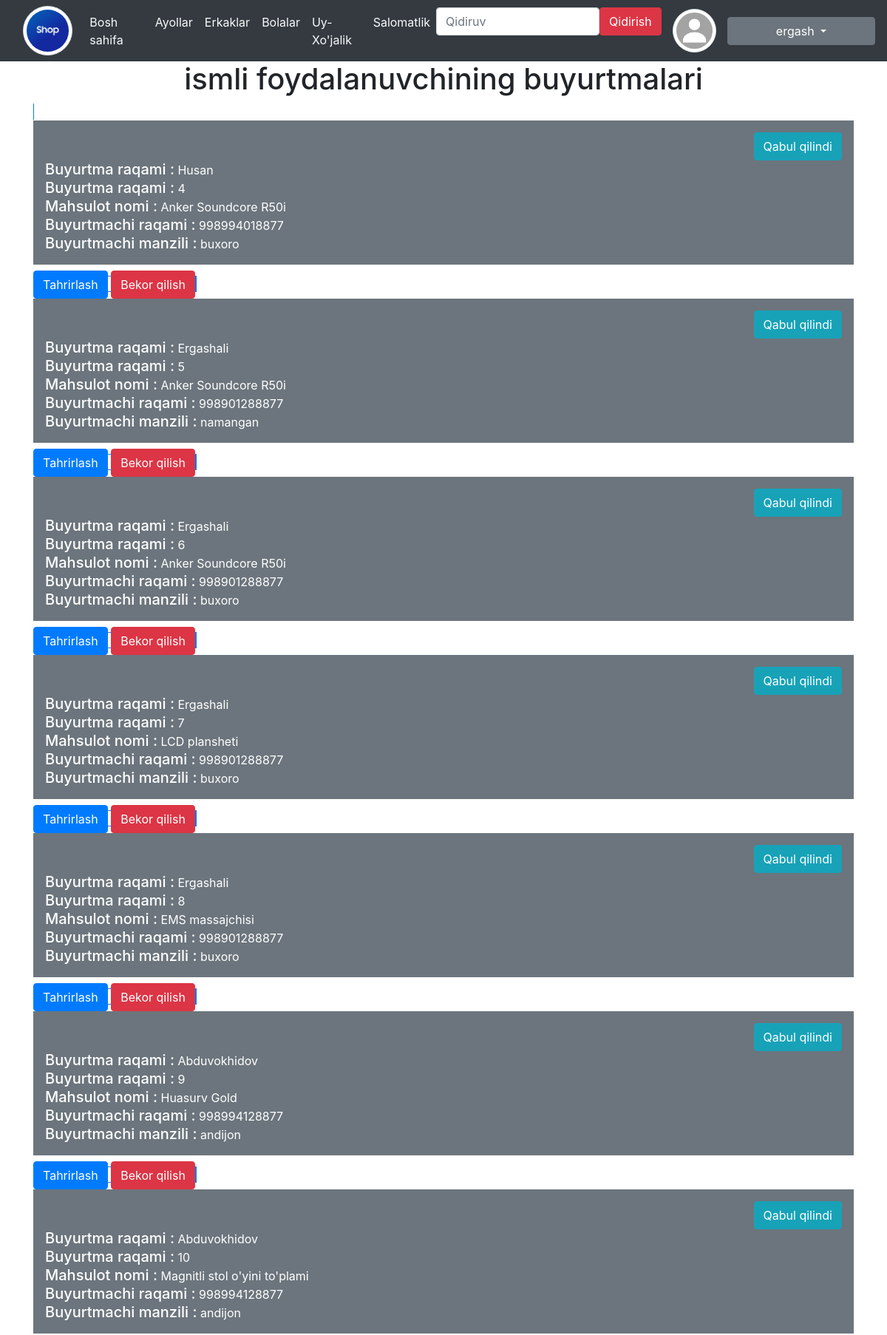
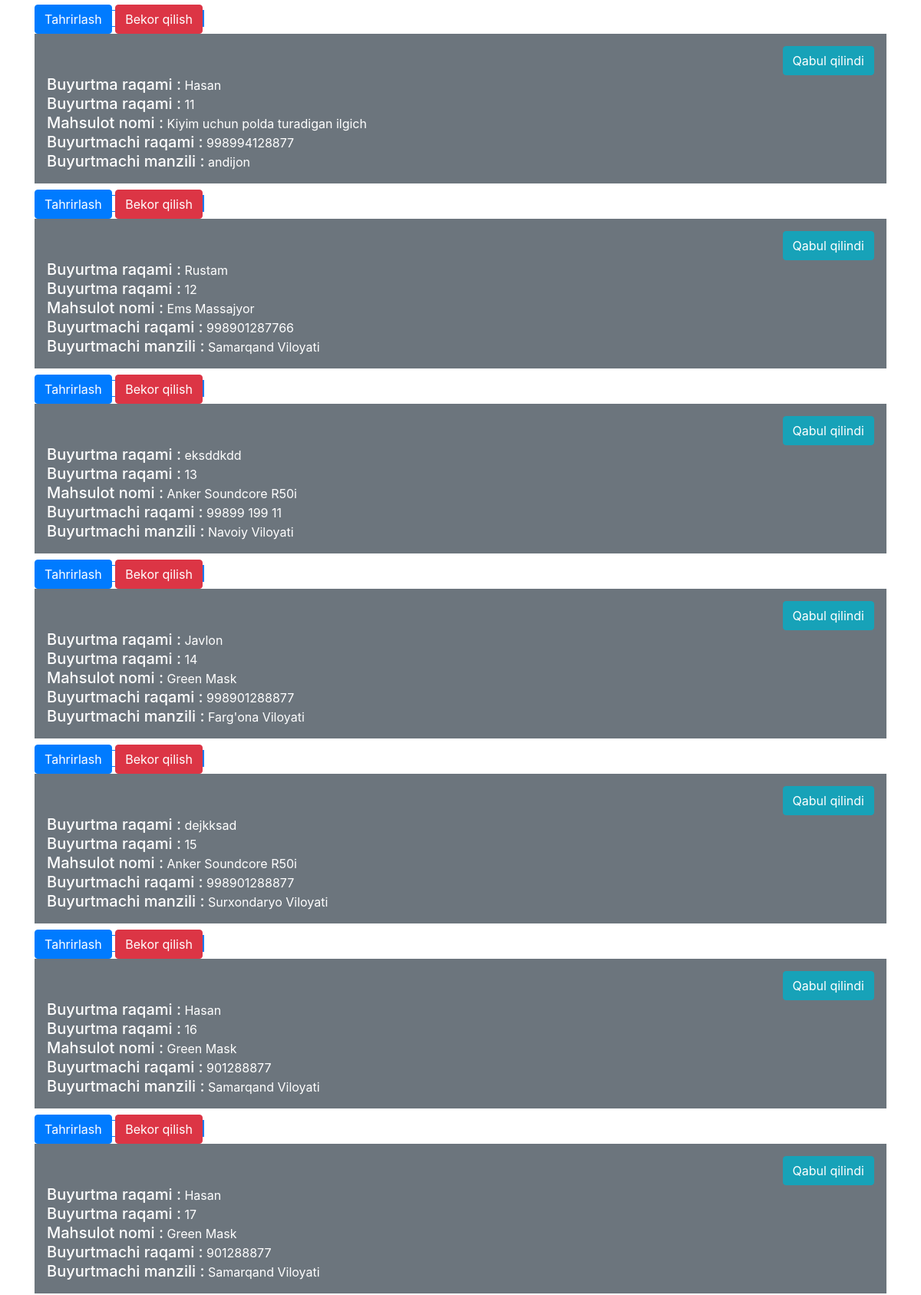
The page /user/orders/ (signed in, upper part) on the database its author committed (2 pictures, top to bottom).
### users/models.py (models this page shows)
class CustomUser(AbstractUser):
    age = models.PositiveSmallIntegerField(null=True, blank=False)
    password = models.CharField(max_length=10)
    phone = models.IntegerField( null=True)
    image = models.ImageField(upload_to='users/',blank=True, null=True)
    location = models.CharField(max_length=255, choices=Location_choices,default=None)

### orders/models.py (models this page shows, shortened)
class Order(models.Model):
    product = models.CharField(max_length=200)
    status = models.CharField(max_length=200, choices=StatusChoices, default="Qabul qilindi")
    customer_name = models.CharField(max_length=200)
    customer_phone = models.IntegerField()
    customer_location = models.CharField(max_length=200, choices=Location_choices)

### users/views.py (the view)
# urls.py: path('orders/', MyOrders, name='orders'),
@login_required
def MyOrders(request):
    if request.user.is_staff:
        orders = Order.objects.all()
        user = CustomUser.objects.get(username=request.user.username)
    else:
        orders = Order.objects.filter(customer_phone=request.user.phone)
        user = CustomUser.objects.get(username=request.user.username)
    context = {
        'orders': orders,
        'user': user
    }
    return render(request, template_name="order/orders.html", context=context)

### templates/order/orders.html (shortened to what this page needs)
{% extends 'base.html' %}
{% load django_bootstrap5 %}
{% block content %}
    <div class="text-center">
        <h1>{{ user.first_name }} ismli foydalanuvchining buyurtmalari </h1>
    </div>
    {% for order in orders %}
        <span class="border border-primary d-inline">
            <div class="p-3 mb-2 bg-secondary text-white m-0">
                {% if order.status == 'Qabul qilindi' %}
                    <div class="text-right"><button type="button" class="btn btn-info">{{ order.status }}</button></div>
                {% elif order.status == 'Yetkazilmoqda' %}
                    <div class="text-right"><button type="button" class="btn btn-primary">{{ order.status }}</button></div>
                {% elif order.status == 'Bekor qilindi' %}
                    <div class="text-right"><button type="button" class="btn btn-danger">{{ order.status }}</button></div>
                {% else %}
                    <div class="text-right"><button type="button" class="btn btn-success">{{ order.status }}</button></div>
                {% endif %}
                {% if user.is_staff %}
                    <h5 class="d-inline"> Buyurtma raqami :</h5> <p class="d-inline"> {{ order.customer_name }}</p><br>
                {% endif %}
                <h5 class="d-inline"> Buyurtma raqami :</h5> <p class="d-inline"> {{ order.pk }}</p><br>
                <h5 class="d-inline"> Mahsulot nomi :</h5> <p class="d-inline"> {{ order.product }}</p><br>
                <h5 class="d-inline"> Buyurtmachi raqami :</h5> <p class="d-inline"> {{ order.customer_phone }}</p><br>
                <h5 class="d-inline"> Buyurtmachi manzili :</h5> <p class="d-inline"> {{ order.customer_location }}</p><br>
            </div>
            {% if user.is_staff %}
                <a class="btn btn-primary" href="{% url 'edit_order' order.pk %}" role="button">Tahrirlash</a>
            {% endif %}
            {% if order.status != "Yetkazib berildi" %}
                <a class="btn btn-danger" href="{% url 'delete_order' order.pk %}" role="button">Bekor qilish</a>
            {% endif %}
        </span>
    {% endfor %}
{% endblock content %}

### templates/base.html (shortened to what this page needs)
{% load static %}
<!DOCTYPE html>
<html lang="en">
<head>
    <link rel="stylesheet" href="https://cdn.jsdelivr.net/npm/bootstrap@4.5.3/dist/css/bootstrap.min.css">
    <link rel="stylesheet" href="https://cdn.jsdelivr.net/npm/bootstrap-icons@1.9.0/font/bootstrap-icons.css">
</head>
<body>
    <nav class="navbar navbar-expand-md navbar-light bg-dark">
        <div class="col-xs-3 col-sm-1">
            <img class="mg-fluid rounded-circle img-thumbnail" src="{% static 'img/shop.png' %}" alt="Townhouses">
        </div>
        <div class="collapse navbar-collapse" id="navbarNav">
            <ul class="navbar-nav mr-auto">
                <li class="nav-item active">
                    <a class="nav-link text-light" href="{% url 'home' %}">Bosh sahifa <span class="sr-only">(current)</span></a>
                </li>
                <li class="nav-item">
                    <a class="nav-link text-light" href="{% url 'product_filters' category='Ayollar' %}">Ayollar</a>
                </li>
                <li class="nav-item">
                    <a class="nav-link text-light" href="{% url 'product_filters' category='Erkaklar' %}">Erkaklar</a>
                </li>
                <li class="nav-item">
                    <a class="nav-link text-light" href="{% url 'product_filters' category='Bolalar' %}">Bolalar</a>
                </li>
                <li class="nav-item">
                    <a class="nav-link text-light" href="{% url 'product_filters' category="Uy-Xo'jalik" %}">Uy-Xo'jalik</a>
                </li>
                <li class="nav-item">
                    <a class="nav-link text-light" href="{% url 'product_filters' category='Salomatlik' %}">Salomatlik</a>
                </li>
                <li class="nav-item">
                    <div class="d-flex">
                      <form class="d-flex" method=POST action="{% url 'search' %}">
                        <input class="form-control me-2" type="search" placeholder="Qidiruv" aria-label="Search" name="searched">
                        <button type="submit" class="btn btn-danger">Qidirish</button>
                      </form>
                    </div>
                </li>
            </ul>
            {% if user.is_authenticated %}
                {% if user.image %}
                    <div class="col-xs-3 col-sm-1">
                        <img src="{{ user.image.url }}" alt="{{ user.username }}" class="img-fluid rounded-circle img-thumbnail">
                    </div>
                {% else %}
                    <div class="col-xs-3 col-sm-1">
                        <img src="{% static 'img/unknown.jpg' %}" alt="{{ user.username }}" class="mg-fluid rounded-circle img-thumbnail">
                    </div>
                {% endif %}
                <div class="dropdown">
                    <button style="min-width: 200px" class="btn btn-secondary dropdown-toggle " type="button" id="dropdownMenuButton1" data-bs-toggle="dropdown" aria-expanded="false">
                        {{ user.username }}
                    </button>
                </div>
            {% else %}
                <div class="btn-group" role="group" aria-label="Basic example">
                    <a class="btn btn-dark" href="{% url 'signin' %}" role="button">Kirish</a>
                    <a class="btn btn-dark" href="{% url 'signup' %}" role="button">Ro'yxatdan o'tish</a>
                </div>
            {% endif %}
        </div>
    </nav>
    <main>
        <div class="container">
            {% block content %}
            {% endblock content %}
        </div>
    </main>
</body>
</html>

### rows shown on the page
CustomUser: username "ergash"
Order: status "Qabul qilindi", customer_name "Husan", pk "4", product "Anker Soundcore R50i", customer_phone "998994018877", customer_location "buxoro", shows "Tahrirlash", shows "Bekor qilish"
Order: status "Qabul qilindi", customer_name "Ergashali", pk "5", product "Anker Soundcore R50i", customer_phone "998901288877", customer_location "namangan", shows "Tahrirlash", shows "Bekor qilish"
Order: status "Qabul qilindi", customer_name "Ergashali", pk "6", product "Anker Soundcore R50i", customer_phone "998901288877", customer_location "buxoro", shows "Tahrirlash", shows "Bekor qilish"
Order: status "Qabul qilindi", customer_name "Ergashali", pk "7", product "LCD plansheti", customer_phone "998901288877", customer_location "buxoro", shows "Tahrirlash", shows "Bekor qilish"
Order: status "Qabul qilindi", customer_name "Ergashali", pk "8", product "EMS massajchisi", customer_phone "998901288877", customer_location "buxoro", shows "Tahrirlash", shows "Bekor qilish"
Order: status "Qabul qilindi", customer_name "Abduvokhidov", pk "9", product "Huasurv Gold", customer_phone "998994128877", customer_location "andijon", shows "Tahrirlash", shows "Bekor qilish"
Order: status "Qabul qilindi", customer_name "Abduvokhidov", pk "10", product "Magnitli stol o'yini to'plami", customer_phone "998994128877", customer_location "andijon", shows "Tahrirlash", shows "Bekor qilish"
Order: status "Qabul qilindi", customer_name "Hasan", pk "11", product "Kiyim uchun polda turadigan ilgich", customer_phone "998994128877", customer_location "andijon", shows "Tahrirlash", shows "Bekor qilish"
Order: status "Qabul qilindi", customer_name "Rustam", pk "12", product "Ems Massajyor", customer_phone "998901287766", customer_location "Samarqand Viloyati", shows "Tahrirlash", shows "Bekor qilish"
Order: status "Qabul qilindi", customer_name "eksddkdd", pk "13", product "Anker Soundcore R50i", customer_phone "99899 199 11", customer_location "Navoiy Viloyati", shows "Tahrirlash", shows "Bekor qilish"
Order: status "Qabul qilindi", customer_name "Javlon", pk "14", product "Green Mask", customer_phone "998901288877", customer_location "Farg'ona Viloyati", shows "Tahrirlash", shows "Bekor qilish"
Order: status "Qabul qilindi", customer_name "dejkksad", pk "15", product "Anker Soundcore R50i", customer_phone "998901288877", customer_location "Surxondaryo Viloyati", shows "Tahrirlash", shows "Bekor qilish"
Order: status "Qabul qilindi", customer_name "Hasan", pk "16", product "Green Mask", customer_phone "901288877", customer_location "Samarqand Viloyati", shows "Tahrirlash", shows "Bekor qilish"
Order: status "Qabul qilindi", customer_name "Hasan", pk "17", product "Green Mask", customer_phone "901288877", customer_location "Samarqand Viloyati"
